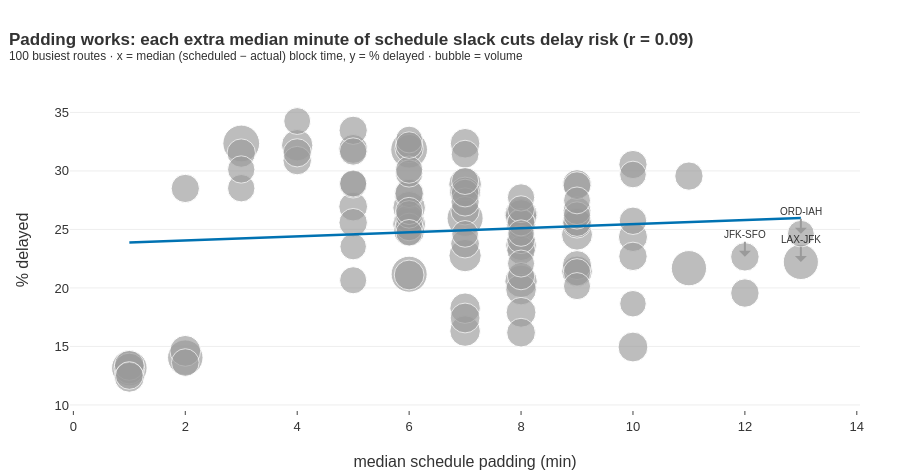

The notebook cell saved with this chart:
### Markdown cell above
## Q7. Do airlines pad their schedules — and does padding buy punctuality?
Block-time padding (scheduled minus actual flying time) is the airline's insurance
policy. Who pays for it, and does it work?

### Code cell
rp = (flown.dropna(subset=["ActualElapsedTime"])
      .assign(padding=lambda d: d.CRSElapsedTime - d.ActualElapsedTime)
      .groupby("route")
      .agg(flights=("FlightDate", "size"), padding=("padding", "median"),
           delayed=("ArrDel15", "mean"), dist=("Distance", "median"))
      .nlargest(100, "flights").reset_index())
rp["delayed"] *= 100
corr = rp.padding.corr(rp.delayed)

fig = px.scatter(rp, x="padding", y="delayed", size="flights", size_max=26,
                 color_discrete_sequence=[GREY], hover_name="route", opacity=0.65)
b1, b0 = np.polyfit(rp.padding, rp.delayed, 1)
xs = np.linspace(rp.padding.min(), rp.padding.max(), 50)
fig.add_scatter(x=xs, y=b0 + b1 * xs, mode="lines", line=dict(color=BLUE, width=2.5))
best = rp.nlargest(3, "padding")
for _, r in best.iterrows():
    fig.add_annotation(x=r.padding, y=r.delayed, text=r.route, font=dict(size=10, color=DARK),
                       arrowcolor=GREY, ax=0, ay=-22)
fig.update_layout(
    title=f"<b>Padding works: each extra median minute of schedule slack cuts delay risk "
          f"(r = {corr:.2f})</b><br>"
          "<sup>100 busiest routes · x = median (scheduled − actual) block time, y = % delayed · bubble = volume</sup>",
    xaxis_title="median schedule padding (min)", yaxis_title="% delayed", height=470)
fig.show()

### Figure 1 — Plotly figure (JSON) as saved in the notebook; plotly's stock layout.template omitted (floating-point values rounded to 4 significant figures)
{"data": [{"hovertemplate": "<b>%{hovertext}</b><br><br>padding=%{x}<br>delayed=%{y}<br>flights=%{marker.size}<extra></extra>", "hovertext": ["LGA-ORD", "ORD-LGA", "SFO-LAX", "LAX-SFO", "HNL-OGG", "OGG-HNL", "JFK-LAX", "LAX-JFK", "PHX-DEN", "DEN-PHX", "DCA-BOS", "BOS-DCA", "LAS-LAX", "LAX-LAS", "MCO-ATL", "ATL-MCO", "LGA-ATL", "ATL-LGA", "HNL-LIH", "LIH-HNL", "DEN-LAX", "DEN-SLC", "LAX-DEN", "SLC-DEN", "PHX-LAX", "LAX-PHX", "SEA-LAX", "PHX-SEA", "KOA-HNL", "HNL-KOA", "LAX-SEA", "SEA-PHX", "ORD-BOS", "BOS-ORD", "DEN-LAS", "LAS-DEN", "ORD-LAX", "LAX-ORD", "ATL-FLL", "FLL-ATL", "SEA-SFO", "SFO-SEA", "SEA-ANC", "ANC-SEA", "LGA-BOS", "JFK-SFO", "BOS-LGA", "DCA-ORD", "ORD-DCA", "SFO-JFK", "DCA-ATL", "ATL-DCA", "DFW-ORD", "ORD-DFW", "SAN-SFO", "SFO-SAN", "DFW-LGA", "DFW-ATL", "LGA-DFW", "LAS-SAN", "SAN-LAS", "ATL-DFW", "EWR-MCO", "MCO-EWR", "DEN-SEA", "HNL-ITO", "ITO-HNL", "SEA-DEN", "DFW-LAX", "LAX-DFW", "ORD-MCO", "MCO-ORD", "ORD-ATL", "ATL-ORD", "ORD-MSP", "MSP-ORD", "LAS-PHX", "PHX-LAS", "ATL-MIA", "MIA-ATL", "ORD-DEN", "DEN-ORD", "MCO-SJU", "SFO-LAS", "SJU-MCO", "ATL-TPA", "TPA-ATL", "LAS-SFO", "EWR-ATL", "ATL-EWR", "DEN-DFW", "DFW-DEN", "ORD-IAH", "IAH-ORD", "LGA-MIA", "MIA-LGA", "DEN-MSP", "LAS-SEA", "SEA-LAS", "MSP-DEN"], "legendgroup": "", "marker": {"color": "#9A9A9A", "opacity": 0.65, "size": [11049, 11041, 10631, 10622, 10287, 10275, 10139, 10094, 8811, 8763, 8705, 8679, 8575, 8540, 8056, 8032, 7832, 7825, 7793, 7789, 7699, 7689, 7678, 7670, 7625, 7607, 7291, 7288, 7281, 7280, 7277, 7268, 7162, 7140, 7070, 7050, 6906, 6869, 6797, 6780, 6770, 6768, 6757, 6750, 6647, 6633, 6620, 6611, 6609, 6604, 6599, 6588, 6573, 6549, 6538, 6529, 6528, 6521, 6521, 6514, 6508, 6500, 6341, 6341, 6297, 6270, 6262, 6255, 6244, 6209, 6168, 6166, 6150, 6146, 6131, 6115, 6111, 6106, 6101, 6101, 6085, 6081, 6023, 5993, 5993, 5987, 5986, 5985, 5924, 5913, 5903, 5878, 5841, 5837, 5809, 5772, 5756, 5742, 5741, 5724], "sizemode": "area", "sizeref": 16.34, "symbol": "circle"}, "mode": "markers", "name": "", "orientation": "v", "showlegend": false, "type": "scatter", "x": [3.0, 6.0, 6.0, 7.0, 1.0, 2.0, 11.0, 13.0, 6.0, 8.0, 7.0, 6.0, 8.0, 7.0, 8.0, 4.0, 9.0, 7.0, 1.0, 2.0, 9.0, 8.0, 8.0, 6.0, 7.0, 7.0, 7.0, 8.0, 1.0, 1.0, 10.0, 6.0, 7.0, 6.0, 9.0, 8.0, 10.0, 9.0, 5.0, 9.0, 6.0, 7.0, 5.0, 8.0, 7.0, 12.0, 8.0, 5.0, 4.0, 12.0, 10.0, 3.0, 6.0, 11.0, 7.0, 2.0, 5.0, 9.0, 10.0, 4.0, 8.0, 6.0, 9.0, 7.0, 7.0, 1.0, 2.0, 6.0, 9.0, 6.0, 8.0, 5.0, 10.0, 3.0, 5.0, 3.0, 9.0, 8.0, 6.0, 8.0, 9.0, 6.0, 6.0, 5.0, 9.0, 5.0, 8.0, 7.0, 9.0, 4.0, 8.0, 6.0, 13.0, 7.0, 10.0, 6.0, 8.0, 10.0, 5.0, 6.0], "xaxis": "x", "y": [32.35, 31.82, 21.17, 25.96, 13.15, 14.04, 21.69, 22.22, 25.46, 26.25, 28.87, 26.85, 20.57, 22.76, 26.2, 32.2, 24.55, 28.15, 13.11, 14.62, 21.42, 23.66, 19.86, 24.86, 16.31, 18.27, 17.43, 17.92, 13.38, 12.36, 14.95, 21.11, 32.37, 28.03, 25.52, 25.43, 24.36, 21.95, 31.88, 28.88, 25.91, 23.79, 26.95, 16.18, 26.6, 22.66, 23.22, 25.58, 30.88, 19.56, 22.7, 31.53, 31.92, 29.56, 27.35, 28.5, 33.47, 25.61, 30.55, 31.55, 24.14, 28.08, 26.6, 31.43, 28.11, 12.52, 13.62, 25.21, 28.75, 26.28, 25.62, 28.85, 25.74, 28.52, 31.66, 30.12, 21.34, 21.01, 29.78, 27.73, 26.2, 30.11, 26.58, 20.66, 20.16, 28.93, 22.08, 29.14, 27.48, 34.26, 26.73, 32.68, 24.64, 24.62, 29.7, 32.21, 24.69, 18.65, 23.53, 24.72], "yaxis": "y"}, {"line": {"color": "#0072B2", "width": 2.5}, "mode": "lines", "type": "scatter", "x": [1.0, 1.245, 1.49, 1.735, 1.98, 2.224, 2.469, 2.714, 2.959, 3.204, 3.449, 3.694, 3.939, 4.184, 4.429, 4.673, 4.918, 5.163, 5.408, 5.653, 5.898, 6.143, 6.388, 6.633, 6.878, 7.122, 7.367, 7.612, 7.857, 8.102, 8.347, 8.592, 8.837, 9.082, 9.327, 9.571, 9.816, 10.06, 10.31, 10.55, 10.8, 11.04, 11.29, 11.53, 11.78, 12.02, 12.27, 12.51, 12.76, 13.0], "y": [23.88, 23.92, 23.97, 24.01, 24.05, 24.09, 24.14, 24.18, 24.22, 24.26, 24.31, 24.35, 24.39, 24.44, 24.48, 24.52, 24.56, 24.61, 24.65, 24.69, 24.74, 24.78, 24.82, 24.86, 24.91, 24.95, 24.99, 25.04, 25.08, 25.12, 25.16, 25.21, 25.25, 25.29, 25.34, 25.38, 25.42, 25.46, 25.51, 25.55, 25.59, 25.64, 25.68, 25.72, 25.76, 25.81, 25.85, 25.89, 25.94, 25.98]}], "layout": {"annotations": [{"arrowcolor": "#9A9A9A", "ax": 0, "ay": -22, "font": {"color": "#333333", "size": 10}, "text": "LAX-JFK", "x": 13.0, "y": 22.22}, {"arrowcolor": "#9A9A9A", "ax": 0, "ay": -22, "font": {"color": "#333333", "size": 10}, "text": "ORD-IAH", "x": 13.0, "y": 24.64}, {"arrowcolor": "#9A9A9A", "ax": 0, "ay": -22, "font": {"color": "#333333", "size": 10}, "text": "JFK-SFO", "x": 12.0, "y": 22.66}], "height": 470, "legend": {"itemsizing": "constant", "tracegroupgap": 0}, "title": {"text": "<b>Padding works: each extra median minute of schedule slack cuts delay risk (r = 0.09)</b><br><sup>100 busiest routes · x = median (scheduled − actual) block time, y = % delayed · bubble = volume</sup>"}, "xaxis": {"anchor": "y", "domain": [0.0, 1.0], "title": {"text": "median schedule padding (min)"}}, "yaxis": {"anchor": "x", "domain": [0.0, 1.0], "title": {"text": "% delayed"}}}}
